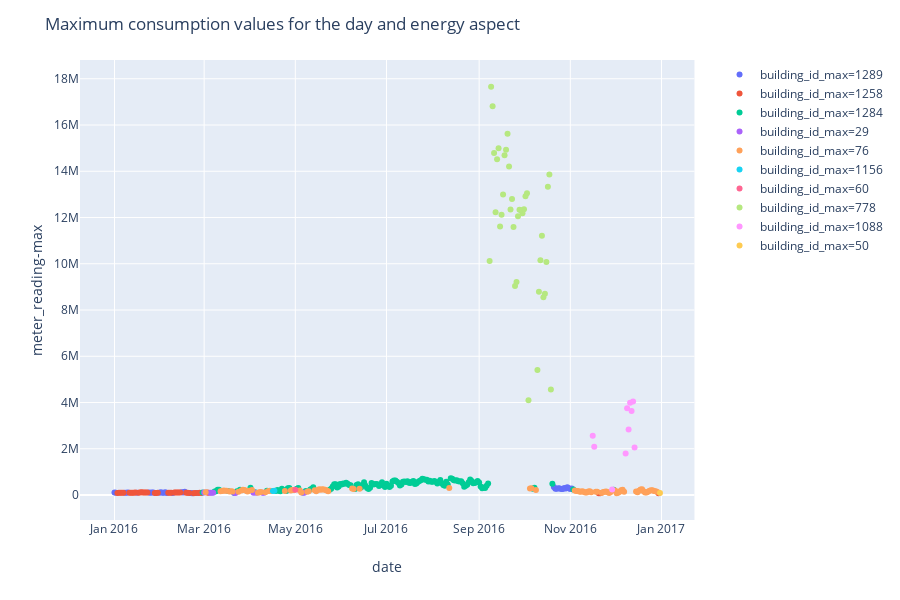

Notebook code cell kept with this figure:
### Markdown cell above
The max values of electricity are caused by only 10 buildings.

### Code cell
daily_train_chilledwater = daily_train_agg[daily_train_agg['meter']=='chilledwater'].copy()
daily_train_chilledwater['building_id_max'] = pd.Categorical(daily_train_chilledwater['building_id_max'])
fig_daily_chilledwater = px.scatter(daily_train_chilledwater,
                                    x='date',
                                    y='meter_reading-max',  
                                    color='building_id_max', 
                                    render_mode='svg')
fig_daily_chilledwater.update_layout(title='Maximum consumption values for the day and energy aspect')
fig_daily_chilledwater.show()

### Figure 1 — Plotly figure (JSON) as saved in the notebook; plotly's stock layout.template omitted (floating-point values rounded to 4 significant figures; data arrays with more than 128 entries replaced by an {"elided": "..."} marker saying what was removed)
{"data": [{"hoverlabel": {"namelength": 0}, "hovertemplate": "building_id_max=1289<br>date=%{x}<br>meter_reading-max=%{y}", "legendgroup": "building_id_max=1289", "marker": {"color": "#636efa", "symbol": "circle"}, "mode": "markers", "name": "building_id_max=1289", "showlegend": true, "type": "scatter", "x": ["2016-01-01", "2016-01-02", "2016-01-08", "2016-01-09", "2016-01-10", "2016-01-16", "2016-01-24", "2016-01-25", "2016-01-26", "2016-01-27", "2016-01-31", "2016-02-01", "2016-02-02", "2016-02-03", "2016-02-04", "2016-02-05", "2016-02-09", "2016-02-15", "2016-02-16", "2016-02-17", "2016-02-21", "2016-02-22", "2016-02-25", "2016-03-21", "2016-05-06", "2016-10-21", "2016-10-22", "2016-10-23", "2016-10-24", "2016-10-25", "2016-10-26", "2016-10-27", "2016-10-28", "2016-10-29", "2016-10-30", "2016-10-31", "2016-11-01", "2016-11-02"], "xaxis": "x", "y": [104200.0, 98190.0, 97710.0, 100200.0, 106300.0, 103300.0, 112200.0, 101600.0, 110600.0, 107900.0, 103600.0, 115800.0, 97460.0, 94660.0, 115100.0, 91150.0, 85420.0, 121800.0, 110300.0, 136600.0, 90410.0, 79860.0, 84640.0, 88170.0, 98840.0, 348900.0, 274500.0, 273100.0, 294000.0, 281000.0, 261300.0, 263900.0, 302900.0, 287300.0, 332632, 289900.0, 261400.0, 283500.0], "yaxis": "y"}, {"hoverlabel": {"namelength": 0}, "hovertemplate": "building_id_max=1258<br>date=%{x}<br>meter_reading-max=%{y}", "legendgroup": "building_id_max=1258", "marker": {"color": "#EF553B", "symbol": "circle"}, "mode": "markers", "name": "building_id_max=1258", "showlegend": true, "type": "scatter", "x": ["2016-01-03", "2016-01-04", "2016-01-05", "2016-01-06", "2016-01-07", "2016-01-11", "2016-01-12", "2016-01-13", "2016-01-14", "2016-01-15", "2016-01-17", "2016-01-18", "2016-01-19", "2016-01-20", "2016-01-21", "2016-01-22", "2016-01-23", "2016-01-28", "2016-01-29", "2016-01-30", "2016-02-06", "2016-02-07", "2016-02-08", "2016-02-10", "2016-02-11", "2016-02-12", "2016-02-13", "2016-02-14", "2016-02-18", "2016-02-19", "2016-02-20", "2016-02-23", "2016-02-24", "2016-02-26", "2016-02-27", "2016-02-28", "2016-03-03", "2016-03-04", "2016-11-20", "2016-11-21", "2016-12-30"], "xaxis": "x", "y": [83890.0, 96510.0, 102100.0, 100300.0, 102400.0, 99080.0, 103100.0, 103000.0, 101700.0, 105300.0, 95790.0, 107000.0, 115300.0, 113700.0, 109400.0, 111400.0, 105700.0, 92200.0, 92290.0, 96900.0, 98520.0, 94920.0, 98180.0, 113300.0, 112300.0, 112000.0, 113600.0, 109400.0, 99050.0, 103200.0, 91160.0, 77370.0, 89710.0, 86410.0, 102300.0, 91320.0, 104400.0, 100100.0, 81080.0, 77080.0, 81500.0], "yaxis": "y"}, {"hoverlabel": {"namelength": 0}, "hovertemplate": "building_id_max=1284<br>date=%{x}<br>meter_reading-max=%{y}", "legendgroup": "building_id_max=1284", "marker": {"color": "#00cc96", "symbol": "circle"}, "mode": "markers", "name": "building_id_max=1284", "showlegend": true, "type": "scatter", "x": {"elided": "134 str values"}, "xaxis": "x", "y": {"elided": "134 float values"}, "yaxis": "y"}, {"hoverlabel": {"namelength": 0}, "hovertemplate": "building_id_max=29<br>date=%{x}<br>meter_reading-max=%{y}", "legendgroup": "building_id_max=29", "marker": {"color": "#ab63fa", "symbol": "circle"}, "mode": "markers", "name": "building_id_max=29", "showlegend": true, "type": "scatter", "x": ["2016-03-01", "2016-03-05", "2016-03-06", "2016-03-07", "2016-03-22", "2016-04-03", "2016-04-05", "2016-04-09", "2016-04-10", "2016-05-07"], "xaxis": "x", "y": [104300.0, 94720.0, 94000.0, 96450.0, 91510.0, 94130.0, 101938, 93660.0, 95100.0, 98100.0], "yaxis": "y"}, {"hoverlabel": {"namelength": 0}, "hovertemplate": "building_id_max=76<br>date=%{x}<br>meter_reading-max=%{y}", "legendgroup": "building_id_max=76", "marker": {"color": "#FFA15A", "symbol": "circle"}, "mode": "markers", "name": "building_id_max=76", "showlegend": true, "type": "scatter", "x": ["2016-03-02", "2016-03-12", "2016-03-13", "2016-03-14", "2016-03-15", "2016-03-16", "2016-03-18", "2016-03-19", "2016-03-20", "2016-03-24", "2016-03-26", "2016-03-27", "2016-03-28", "2016-03-29", "2016-03-30", "2016-03-31", "2016-04-02", "2016-04-06", "2016-04-07", "2016-04-08", "2016-04-11", "2016-04-13", "2016-04-14", "2016-04-15", "2016-04-24", "2016-04-28", "2016-04-29", "2016-04-30", "2016-05-04", "2016-05-05", "2016-05-09", "2016-05-10", "2016-05-14", "2016-05-15", "2016-05-16", "2016-05-17", "2016-05-18", "2016-05-19", "2016-05-20", "2016-05-21", "2016-05-22", "2016-05-23", "2016-06-08", "2016-06-09", "2016-06-13", "2016-08-12", "2016-10-05", "2016-10-06", "2016-10-09", "2016-11-04", "2016-11-05", "2016-11-06", "2016-11-07", "2016-11-08", "2016-11-09", "2016-11-10", "2016-11-11", "2016-11-12", "2016-11-13", "2016-11-14", "2016-11-15", "2016-11-18", "2016-11-19", "2016-11-22", "2016-11-23", "2016-11-24", "2016-11-25", "2016-11-26", "2016-11-27", "2016-11-28", "2016-12-01", "2016-12-02", "2016-12-03", "2016-12-04", "2016-12-05", "2016-12-06", "2016-12-07", "2016-12-15", "2016-12-16", "2016-12-17", "2016-12-18", "2016-12-19", "2016-12-20", "2016-12-21", "2016-12-22", "2016-12-23", "2016-12-24", "2016-12-25", "2016-12-26", "2016-12-27", "2016-12-28", "2016-12-29"], "xaxis": "x", "y": [118100.0, 165300.0, 172600.0, 197500.0, 185200.0, 183200.0, 157300.0, 163300.0, 155100.0, 145400.0, 200300.0, 228100.0, 218000.0, 186200.0, 152800.0, 190300.0, 217500.0, 96960.0, 122600.0, 126200.0, 119900.0, 175800.0, 185500.0, 173900.0, 171000.0, 200500.0, 222400.0, 212300.0, 194300.0, 106600.0, 137600.0, 167900.0, 204800.0, 165900.0, 217000.0, 249700.0, 233300.0, 250000.0, 239600.0, 228100.0, 198300.0, 165500.0, 277533, 264400.0, 272700.0, 308300.0, 287400.0, 288900.0, 215400.0, 197200.0, 170100.0, 174800.0, 157200.0, 142900.0, 159000.0, 141300.0, 113200.0, 107800.0, 157318, 166600.0, 119300.0, 138000.0, 139300.0, 89950.0, 136500.0, 142400.0, 152200.0, 116500.0, 92780.0, 129800.0, 194200.0, 81550.0, 96320.0, 147200.0, 209200.0, 229000.0, 139700.0, 148600.0, 120500.0, 187500.0, 239600.0, 248300.0, 163300.0, 105600.0, 105600.0, 141600.0, 180600.0, 202400.0, 206100.0, 172400.0, 167400.0, 144800.0], "yaxis": "y"}, {"hoverlabel": {"namelength": 0}, "hovertemplate": "building_id_max=1156<br>date=%{x}<br>meter_reading-max=%{y}", "legendgroup": "building_id_max=1156", "marker": {"color": "#19d3f3", "symbol": "circle"}, "mode": "markers", "name": "building_id_max=1156", "showlegend": true, "type": "scatter", "x": ["2016-04-16", "2016-04-17"], "xaxis": "x", "y": [173800.0, 188000.0], "yaxis": "y"}, {"hoverlabel": {"namelength": 0}, "hovertemplate": "building_id_max=60<br>date=%{x}<br>meter_reading-max=%{y}", "legendgroup": "building_id_max=60", "marker": {"color": "#FF6692", "symbol": "circle"}, "mode": "markers", "name": "building_id_max=60", "showlegend": true, "type": "scatter", "x": ["2016-05-01"], "xaxis": "x", "y": [229300.0], "yaxis": "y"}, {"hoverlabel": {"namelength": 0}, "hovertemplate": "building_id_max=778<br>date=%{x}<br>meter_reading-max=%{y}", "legendgroup": "building_id_max=778", "marker": {"color": "#B6E880", "symbol": "circle"}, "mode": "markers", "name": "building_id_max=778", "showlegend": true, "type": "scatter", "x": ["2016-09-08", "2016-09-09", "2016-09-10", "2016-09-11", "2016-09-12", "2016-09-13", "2016-09-14", "2016-09-15", "2016-09-16", "2016-09-17", "2016-09-18", "2016-09-19", "2016-09-20", "2016-09-21", "2016-09-22", "2016-09-23", "2016-09-24", "2016-09-25", "2016-09-26", "2016-09-27", "2016-09-28", "2016-09-29", "2016-09-30", "2016-10-01", "2016-10-02", "2016-10-03", "2016-10-04", "2016-10-10", "2016-10-11", "2016-10-12", "2016-10-13", "2016-10-14", "2016-10-15", "2016-10-16", "2016-10-17", "2016-10-18", "2016-10-19"], "xaxis": "x", "y": [10122700, 17654966, 16815506, 14794231, 12231095, 14521837, 14991545, 11617239, 12123555, 12993775, 14696231, 14931564, 15617309, 14203782, 12351834, 12803935, 11595066, 9034653, 9212485, 12054147, 12340896, 12315860, 12183743, 12362908, 12914671, 13052002, 4093785, 5410000.0, 8792932, 10153329, 11206787, 8550955, 8706718, 10080703, 13325371, 13861170, 4565362], "yaxis": "y"}, {"hoverlabel": {"namelength": 0}, "hovertemplate": "building_id_max=1088<br>date=%{x}<br>meter_reading-max=%{y}", "legendgroup": "building_id_max=1088", "marker": {"color": "#FF97FF", "symbol": "circle"}, "mode": "markers", "name": "building_id_max=1088", "showlegend": true, "type": "scatter", "x": ["2016-11-16", "2016-11-17", "2016-11-29", "2016-12-08", "2016-12-09", "2016-12-10", "2016-12-11", "2016-12-12", "2016-12-13", "2016-12-14"], "xaxis": "x", "y": [2566796, 2086000.0, 244200.0, 1797000.0, 3758000.0, 2839000.0, 3995541, 3629000.0, 4045015, 2053000.0], "yaxis": "y"}, {"hoverlabel": {"namelength": 0}, "hovertemplate": "building_id_max=50<br>date=%{x}<br>meter_reading-max=%{y}", "legendgroup": "building_id_max=50", "marker": {"color": "#FECB52", "symbol": "circle"}, "mode": "markers", "name": "building_id_max=50", "showlegend": true, "type": "scatter", "x": ["2016-12-31"], "xaxis": "x", "y": [82560.0], "yaxis": "y"}], "layout": {"height": 600, "legend": {"tracegroupgap": 0}, "margin": {"t": 60}, "title": {"text": "Maximum consumption values for the day and energy aspect"}, "xaxis": {"anchor": "y", "domain": [0, 0.98], "title": {"text": "date"}}, "yaxis": {"anchor": "x", "domain": [0, 1], "title": {"text": "meter_reading-max"}}}}
